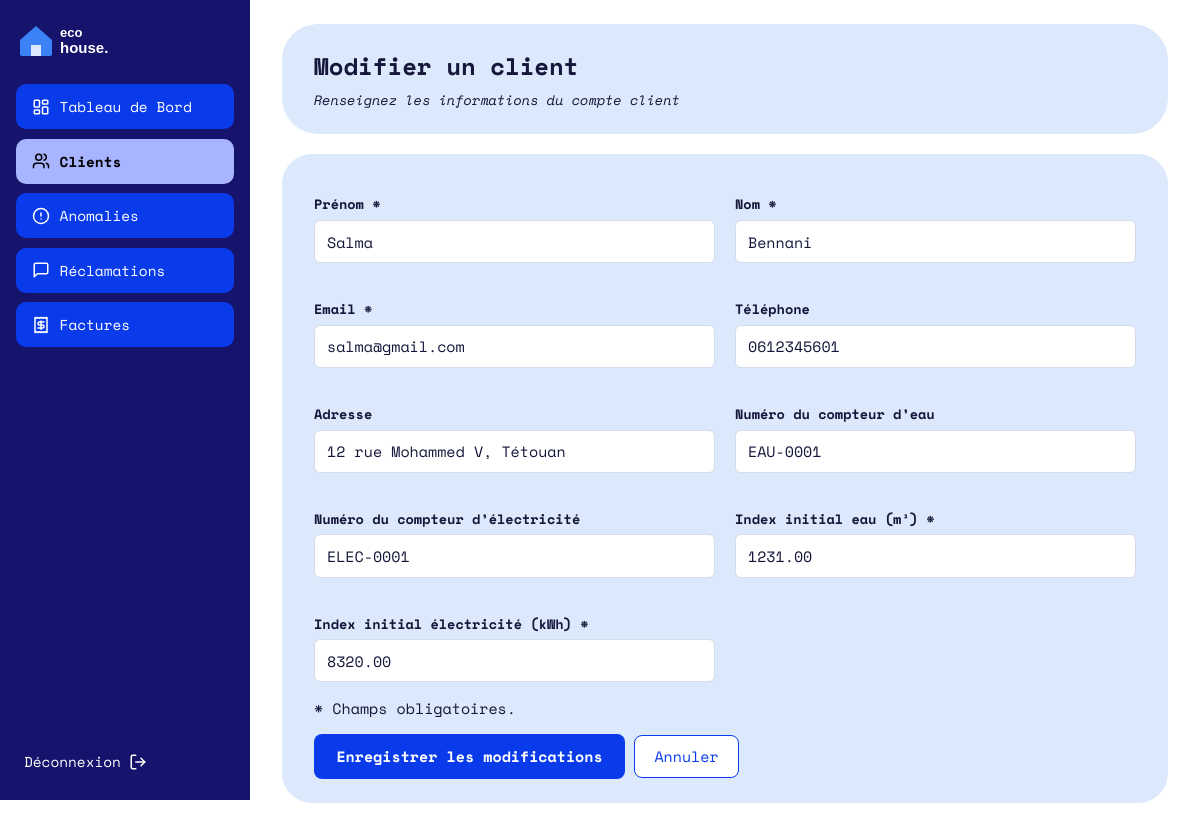
The page /Client/update/1 (signed in) on the database its author committed.
### tables this page shows
CREATE TABLE `client` (
  `id` int(11) NOT NULL,
  `nom` varchar(100) NOT NULL,
  `prenom` varchar(100) NOT NULL,
  `adresse` varchar(255) DEFAULT NULL,
  `telephone` varchar(20) DEFAULT NULL,
  `email` varchar(150) NOT NULL,
  `mot_de_passe` varchar(255) NOT NULL,
  `num_compteur_eau` varchar(50) DEFAULT NULL,
  `num_compteur_elec` varchar(50) DEFAULT NULL,
  `index_initial_eau` decimal(10,2) NOT NULL DEFAULT 0.00,
  `index_initial_elec` decimal(10,2) NOT NULL DEFAULT 0.00,
  `date_creation` datetime DEFAULT current_timestamp()
);

### Traitement/Client.php (called while the page is built, shortened)
<?php
function clientUpdate(int $id): void
{
    $client = bdClientOne($id);
    $donnees = clientDonneesFormulaire($client);
    $erreurs = [];
    $donnees['id'] = $id;
    afficherVue('client/form.php', [
        'titre'   => 'Modifier un client',
        'client'  => $donnees,
        'clientId' => $id,
        'erreurs' => $erreurs,
        'mode'    => 'update',
    ]);
}
function clientDonneesFormulaire(array $client = []): array
{
    $champs = [
        'nom', 'prenom', 'adresse', 'telephone', 'email',
        'num_compteur_eau', 'num_compteur_elec',
        'index_initial_eau', 'index_initial_elec',
    ];
    $donnees = array_fill_keys($champs, '');
    foreach ($champs as $champ) {
        if (isset($client[$champ])) {
            $donnees[$champ] = (string) $client[$champ];
        }
    }
    $donnees['mot_de_passe'] = '';
    return $donnees;
}

### index.php (called while the page is built, shortened)
<?php
require_once __DIR__ . '/BD/Connexion.php';
require_once __DIR__ . '/Traitement/Auth.php';
$url      = trim((string) ($_GET['url'] ?? ''), '/');
$segments = $url === '' ? ['Auth', 'login'] : explode('/', $url);
$entite = ucfirst(strtolower($segments[0]));
$action = strtolower($segments[1] ?? '');
$param  = $segments[2] ?? null;
$fonction = (PREFIXES[$entite] ?? strtolower($entite)) . ucfirst($action);
$rf   = new ReflectionFunction($fonction);
$args = [];
if ($rf->getNumberOfParameters() >= 1) {
    $type = $rf->getParameters()[0]->getType();
    if ($type instanceof ReflectionNamedType && $type->getName() === 'int') {
        $args[] = (int) $param;
    } elseif ($param !== null) {
        $args[] = preg_match('/^[a-z0-9_-]+$/i', $param) ? $param : '';
    }
} elseif ($param !== null) {
    afficher404();
}
$fonction(...$args);

### BD/Connexion.php (called while the page is built, shortened)
<?php
function getConnexion(): PDO
{
    static $pdo = null;
    $hote = 'localhost';
    $base = 'gestion_factures';
    $user = 'root';
    $mdp  = '';
    try {
        $pdo = new PDO("mysql:host=$hote;dbname=$base;charset=utf8mb4", $user, $mdp, [
            PDO::ATTR_ERRMODE            => PDO::ERRMODE_EXCEPTION,
            PDO::ATTR_DEFAULT_FETCH_MODE => PDO::FETCH_ASSOC,
            PDO::ATTR_EMULATE_PREPARES   => false,
        ]);
    } catch (PDOException $e) {
        http_response_code(500);
        exit('Connexion à la base impossible : MySQL est-il démarré et la base gestion_factures importée ?');
    }
    return $pdo;
}

### BD/Clients.php (called while the page is built, shortened)
<?php
function bdClientOne(int $id): array
{
    $sql = 'SELECT id, nom, prenom, adresse, telephone, email,
                   num_compteur_eau, num_compteur_elec,
                   index_initial_eau, index_initial_elec, date_creation
            FROM client
            WHERE id = ?';
    $st = getConnexion()->prepare($sql);
    $st->execute([$id]);
    return $st->fetch() ?: [];
}

### IHM/client/form.php (the view, shortened to what this page needs)
<?php
$e = fn($valeur) => htmlspecialchars((string) $valeur, ENT_QUOTES, 'UTF-8');
$modification = $mode === 'update';
$action = $modification
    ? BASE_URL . 'Client/update/' . (int) $clientId
    : BASE_URL . 'Client/add';
?>
<header class="carte carte-titre">
  <div>
    <h1><?= $modification ? 'Modifier un client' : 'Ajouter un client' ?></h1>
    <p class="sous-titre">Renseignez les informations du compte client</p>
  </div>
</header>
<form class="carte formulaire" method="post" action="<?= $e($action) ?>">
  <div class="grille-2">
    <div>
      <label for="prenom">Prénom *</label>
      <input class="champ" type="text" id="prenom" name="prenom" maxlength="100" required value="<?= $e($client['prenom']) ?>">
    </div>
    <div>
      <label for="nom">Nom *</label>
      <input class="champ" type="text" id="nom" name="nom" maxlength="100" required value="<?= $e($client['nom']) ?>">
    </div>
    <div>
      <label for="email">Email *</label>
      <input class="champ" type="email" id="email" name="email" maxlength="150" required value="<?= $e($client['email']) ?>">
    </div>
    <div>
      <label for="telephone">Téléphone</label>
      <input class="champ" type="tel" id="telephone" name="telephone" maxlength="20" value="<?= $e($client['telephone']) ?>">
    </div>
    <div>
      <label for="adresse">Adresse</label>
      <input class="champ" type="text" id="adresse" name="adresse" maxlength="255" value="<?= $e($client['adresse']) ?>">
    </div>
    <div>
      <label for="num_compteur_eau">Numéro du compteur d’eau</label>
      <input class="champ" type="text" id="num_compteur_eau" name="num_compteur_eau" maxlength="50" value="<?= $e($client['num_compteur_eau']) ?>">
    </div>
    <div>
      <label for="num_compteur_elec">Numéro du compteur d’électricité</label>
      <input class="champ" type="text" id="num_compteur_elec" name="num_compteur_elec" maxlength="50" value="<?= $e($client['num_compteur_elec']) ?>">
    </div>
    <div>
      <label for="index_initial_eau">Index initial eau (m³) *</label>
      <input class="champ" type="number" id="index_initial_eau" name="index_initial_eau" min="0" max="99999999.99" step="0.01" required value="<?= $e($client['index_initial_eau'] !== '' ? $client['index_initial_eau'] : '0.00') ?>">
    </div>
    <div>
      <label for="index_initial_elec">Index initial électricité (kWh) *</label>
      <input class="champ" type="number" id="index_initial_elec" name="index_initial_elec" min="0" max="99999999.99" step="0.01" required value="<?= $e($client['index_initial_elec'] !== '' ? $client['index_initial_elec'] : '0.00') ?>">
    </div>
  </div>
  <p>* Champs obligatoires.</p>
  <button class="btn-principal" type="submit"><?= $modification ? 'Enregistrer les modifications' : 'Créer le client' ?></button>
  <a class="btn-secondaire" href="<?= BASE_URL ?>Client/all">Annuler</a>
</form>

### assets/css/style.css (style rules this page uses)
:root { --marine:#15136B; --bleu:#0A3BEB; --bleu-clair:#A8B4FF; --carte:#DCE8FB; --cercle:#5B6CF5; --bordure:#D5DBE8; --filet:#8B93AA; --texte:#14163A; }
* { box-sizing:border-box }
body { margin:0;font-family:"Space Mono",ui-monospace,Consolas,monospace;color:var(--texte);background:#fff;font-size:15px }
h1,h2,h3 { margin:0;font-weight:700 }
a { color:var(--bleu) }
.carte { background:var(--carte);border-radius:30px;padding:1.5rem 2rem;margin-bottom:1.25rem }
.carte-titre { border-radius:36px;display:flex;align-items:center;justify-content:space-between;gap:1rem }
.carte-titre h1 { font-size:1.5rem;display:flex;align-items:center;gap:.6rem }
.sous-titre { margin:.4rem 0 0;font-style:italic;font-size:.85rem }
.grille-2 { display:grid;grid-template-columns:1fr 1fr;gap:1.25rem }
.btn-principal { display:inline-block;background:var(--bleu);color:#fff;font:inherit;font-weight:700;border:0;border-radius:8px;padding:.7rem 1.4rem;cursor:pointer;text-decoration:none }
.btn-secondaire { display:inline-block;background:#fff;color:var(--bleu);font:inherit;border:1px solid var(--bleu);border-radius:8px;padding:.6rem 1.2rem;cursor:pointer;text-decoration:none }
.formulaire label { display:block;margin:1rem 0 .35rem;font-weight:700;font-size:.85rem }
.champ,.formulaire input:not([type=checkbox]):not([type=radio]):not([type=file]),.formulaire select,.formulaire textarea { width:100%;background:#fff;border:1px solid var(--bordure);border-radius:6px;padding:.6rem .75rem;font:inherit;color:var(--texte) }
.champ::placeholder,.formulaire input::placeholder,.formulaire textarea::placeholder { color:#9aa1b5 }

### rows shown on the page
client: prenom "Salma", nom "Bennani", email "salma@gmail.com", telephone "0612345601", adresse "12 rue Mohammed V, Tétouan", num_compteur_eau "EAU-0001", num_compteur_elec "ELEC-0001", index_initial_eau "1231.00", index_initial_elec "8320.00"

### other values the page prints
$libelle "Tableau de Bord"
$libelle "Clients"
$libelle "Anomalies"
$libelle "Réclamations"
$libelle "Factures"
